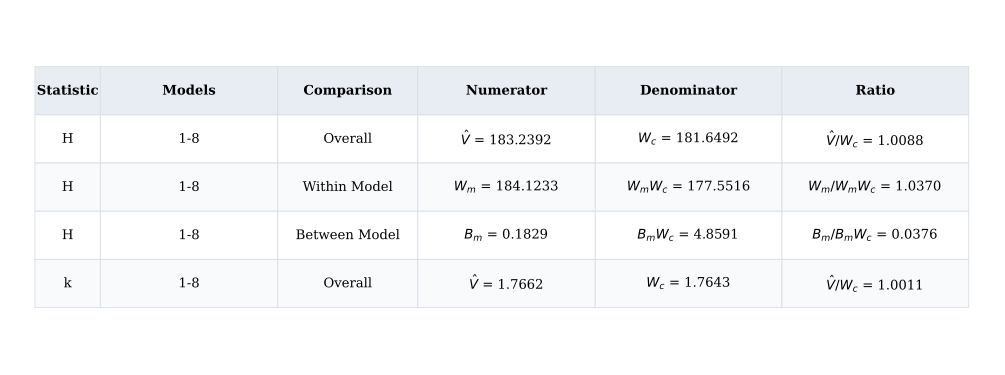

Write the Python code that produced this figure.
"""PDF table of final Brooks-Giudici variance estimates and their ratios."""

import csv
import json
import math
from pathlib import Path
import sys

sys.path.insert(0, str(Path(__file__).resolve().parents[1]))
from common import style  # noqa: E402
import matplotlib.pyplot as plt  # noqa: E402


HERE = Path(__file__).resolve().parent
SYMBOL = {
    "V_hat": r"$\hat{V}$",
    "W_c": r"$W_c$",
    "W_m": r"$W_m$",
    "W_m_W_c": r"$W_mW_c$",
    "B_m": r"$B_m$",
    "B_m_W_c": r"$B_mW_c$",
}
RATIO_SYMBOL = {
    ("V_hat", "W_c"): r"$\hat{V}/W_c$",
    ("W_m", "W_m_W_c"): r"$W_m/W_mW_c$",
    ("B_m", "B_m_W_c"): r"$B_m/B_mW_c$",
}


def load_rows():
    path = HERE / "convergence_diagnostics.csv"
    if not path.exists():
        raise FileNotFoundError(
            f"Run {HERE / 'convergence_diagnostics.py'} first to generate {path}"
        )
    with path.open(newline="", encoding="utf-8") as stream:
        rows = [row for row in csv.DictReader(stream)
                if row["model_subset"] == "fixed_progression"]
    if not rows:
        raise ValueError(f"No fixed-model diagnostics in {path}")
    for row in rows:
        numerator = float(row["numerator"])
        denominator = float(row["denominator"])
        ratio = float(row["variance_ratio"])
        if (denominator <= 0 or not all(map(math.isfinite,
                                            (numerator, denominator, ratio)))
                or not math.isclose(numerator / denominator, ratio,
                                    rel_tol=1e-10, abs_tol=1e-12)):
            raise ValueError("Invalid variance ratio in diagnostics CSV")
    return rows


def model_label(row):
    models = json.loads(row["selected_models"])
    if models == list(range(models[0], models[-1] + 1)):
        return f"{models[0]}-{models[-1]}"
    return ", ".join(map(str, models))


def main():
    rows = load_rows()
    style()
    table_rows = []
    for row in rows:
        numerator = SYMBOL[row["numerator_name"]]
        denominator = SYMBOL[row["denominator_name"]]
        ratio = RATIO_SYMBOL[(row["numerator_name"], row["denominator_name"])]
        table_rows.append((
            row["statistic"], model_label(row),
            row["comparison"].replace("_", " ").title(),
            f"{numerator} = {float(row['numerator']):.4f}",
            f"{denominator} = {float(row['denominator']):.4f}",
            f"{ratio} = {float(row['variance_ratio']):.4f}",
        ))

    height = max(4.6, 1.9 + 0.43 * len(table_rows))
    figure, axis = plt.subplots(figsize=(12.7, height))
    axis.axis("off")
    table = axis.table(
        cellText=table_rows,
        colLabels=("Statistic", "Models", "Comparison",
                   "Numerator", "Denominator", "Ratio"),
        colWidths=(0.07, 0.19, 0.15, 0.19, 0.20, 0.20),
        cellLoc="center", colLoc="center", bbox=(0.025, 0.16, 0.95, 0.68),
    )
    table.auto_set_font_size(False)
    table.set_fontsize(9.5)
    for (index, column), cell in table.get_celld().items():
        cell.set_edgecolor("#d5dde5")
        cell.set_linewidth(0.6)
        if index == 0:
            cell.set_facecolor("#e7edf3")
            cell.set_text_props(weight="bold")
        elif index % 2 == 0:
            cell.set_facecolor("#f8fafc")
    output = HERE / "convergence_diagnostics_table.pdf"
    figure.savefig(output)
    plt.close(figure)
    print(f"Saved {output}")


if __name__ == "__main__":
    main()
